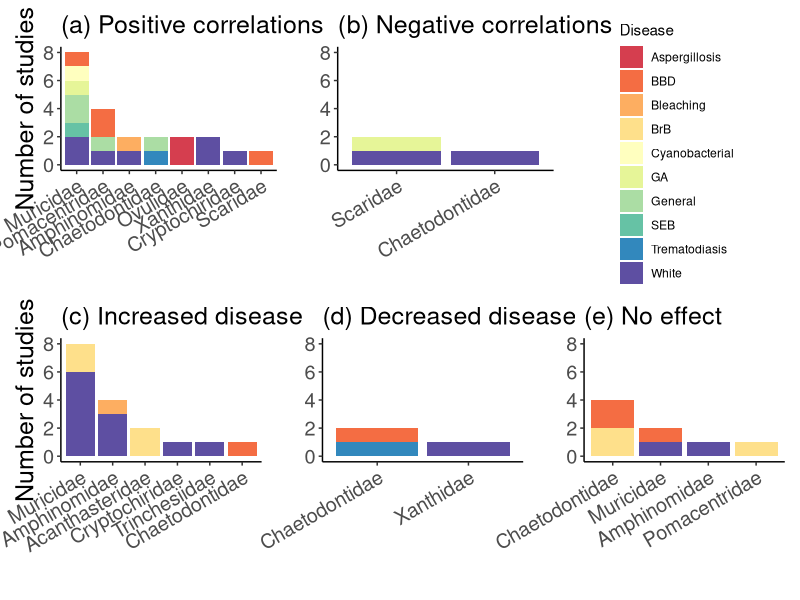

Write R code to recreate this figure.
## ---- chunk 1
knitr::opts_chunk$set(echo = TRUE)

# load packages
require(tidyverse) # data manipulation
require(here) # for relative paths
require(RColorBrewer) # for colors
require(patchwork) # combining figures
## ---- chunk 2
corallivores <- read_csv(here("data", "Taxa_effects.csv")) %>% 
  select(-starts_with(match = "X")) # get rid of extra columns read_csv can bring in
## ---- chunk 3
corr_effect <- corallivores %>% 
  filter(!is.na(Correlation)) %>% 
  filter(Correlation != "None") %>% # only look at the ones with a correlation
  filter(Disease_general != "Microbiome") %>% # don't want to use this because it's too general
  group_by(Corallivore_family, Disease_general) %>% 
  summarize(N_pos = sum(Correlation == "Positive"),
            N_neg = sum(Correlation == "Negative")) 

## ---- chunk 4
asp_col <- brewer.pal(n = 9, name = "Spectral")[1]
bbd_col <- brewer.pal(n = 9, name = "Spectral")[2]
blc_col <- brewer.pal(n = 9, name = "Spectral")[3]
brb_col <- brewer.pal(n = 9, name = "Spectral")[4]
cya_col <- brewer.pal(n = 9, name = "Spectral")[5]
ga_col <- brewer.pal(n = 9, name = "Spectral")[6]
gen_col <- brewer.pal(n = 9, name = "Spectral")[7]
seb_col <- brewer.pal(n = 9, name = "Spectral")[8]
trem_col <- brewer.pal(n = 9, name = "Spectral")[9]
whi_col <- brewer.pal(n = 11, name = "Spectral")[11]

## ---- chunk 5
# positive
corr_pos_plt <- corr_effect %>% 
  filter(N_pos != 0) %>% # only studies with a positive relationship found
  ggplot(aes(x = ordered(Corallivore_family, levels = c("Muricidae", "Pomacentridae", "Amphinomidae", "Chaetodontidae", "Ovulidae", "Xanthidae", "Cryptochiridae", "Scaridae")), 
             y = N_pos, 
             fill = Disease_general)) +
    geom_bar(stat = "identity") +
    theme_classic() +
    scale_fill_manual(name = "Disease",
                        values = c("Aspergillosis" = asp_col, "BBD" = bbd_col, "Bleaching" = blc_col, "Cyanobacterial" = cya_col, "GA" = ga_col, "General" = gen_col, "SEB" = seb_col, "Trematodiasis" = trem_col, "White" = whi_col, "BrB" = brb_col)) +
    theme(axis.text.x = element_text(angle = 30, hjust = 1), legend.position = "none")  +
  ggtitle("(a) Positive correlations") +
  xlab("") +
  ylab("Number of studies") +
  ylim(0, 8)
## ---- chunk 6
# negative
corr_neg_plt <- corr_effect %>% 
  filter(N_neg != 0) %>% 
  ggplot(aes(x = fct_rev(Corallivore_family), 
             y = N_neg, 
             fill = Disease_general)) +
    geom_bar(stat = "identity") +
    theme_classic() +
    scale_fill_manual(name = "Disease",
                        values = c("Aspergillosis" = asp_col, "BBD" = bbd_col, "Bleaching" = blc_col, "Cyanobacterial" = cya_col, "GA" = ga_col, "General" = gen_col, "SEB" = seb_col, "Trematodiasis" = trem_col, "White" = whi_col, "BrB" = brb_col)) +
    theme(axis.text.x = element_text(angle = 30, hjust = 1), legend.position = "none")  +
  ggtitle("(b) Negative correlations") +
  xlab("") +
  ylab("") +
  ylim(0, 8)
## ---- chunk 7
manip_effect <- corallivores %>% 
  filter(!is.na(Experimental_effect)) %>% # only studies 
  filter(Disease_general != "Microbiome") %>% # don't want to use this because it's too general
  group_by(Corallivore_family, Disease_general) %>% 
  summarize(N_inc = sum(Experimental_effect == "Increased"),
            N_dec = sum(Experimental_effect == "Decreased"),
            N_noeff = sum(Experimental_effect == "No effect")) 
## ---- chunk 8
# increased
manip_pos_plt <-manip_effect %>% 
  filter(N_inc != 0) %>% 
  ggplot(aes(x = ordered(Corallivore_family, 
                         levels = c("Muricidae", "Amphinomidae", "Acanthasteridae", "Cryptochiridae", "Trinchesiidae", "Chaetodontidae")), 
             y = N_inc, 
             fill = Disease_general)) +
    geom_bar(stat = "identity") +
    theme_classic() +
    scale_fill_manual(name = "Disease",
                        values = c("Aspergillosis" = asp_col, "BBD" = bbd_col, "Bleaching" = blc_col, "Cyanobacterial" = cya_col, "GA" = ga_col, "General" = gen_col, "SEB" = seb_col, "Trematodiasis" = trem_col, "White" = whi_col, "BrB" = brb_col)) +
    theme(axis.text.x = element_text(angle = 30, hjust = 1), legend.position = "none")  +
  ggtitle("(c) Increased disease") +
  xlab("") +
  ylab("Number of studies") +
  ylim(0, 8)
## ---- chunk 9
# decreased
manip_neg_plt <- manip_effect %>% 
  filter(N_dec != 0) %>% 
  ggplot(aes(x = Corallivore_family, 
             y = N_dec, 
             fill = Disease_general)) +
    geom_bar(stat = "identity") +
    theme_classic() +
    scale_fill_manual(name = "Disease",
                        values = c("Aspergillosis" = asp_col, "BBD" = bbd_col, "Bleaching" = blc_col, "Cyanobacterial" = cya_col, "GA" = ga_col, "General" = gen_col, "SEB" = seb_col, "Trematodiasis" = trem_col, "White" = whi_col, "BrB" = brb_col)) +
    theme(axis.text.x = element_text(angle = 30, hjust = 1), legend.position = "none")  +
  ggtitle("(d) Decreased disease") +
  xlab("") +
  ylab("") +
  ylim(0, 8)
## ---- chunk 10
# no effect
manip_noEff_plt <- manip_effect %>% 
  filter(N_noeff != 0) %>% 
  ggplot(aes(x = ordered(Corallivore_family,
                         levels = c("Chaetodontidae", "Muricidae", "Amphinomidae", "Pomacentridae")), 
             y = N_noeff, 
             fill = Disease_general)) +
    geom_bar(stat = "identity") +
    theme_classic() +
    scale_fill_manual(name = "Disease",
                        values = c("Aspergillosis" = asp_col, "BBD" = bbd_col, "Bleaching" = blc_col, "Cyanobacterial" = cya_col, "GA" = ga_col, "General" = gen_col, "SEB" = seb_col, "Trematodiasis" = trem_col, "White" = whi_col, "BrB" = brb_col)) +
    theme(axis.text.x = element_text(angle = 30, hjust = 1), legend.position = "none")  +
  ggtitle("(e) No effect") +
  xlab("") +
  ylab("") +
  ylim(0, 8)
## ---- chunk 11
# plot something with all of the colors (this is very sloppily done)
legend_plt <- corr_effect %>% 
  as.data.frame() %>% 
  add_row("Corallivore_family" = "Test", "Disease_general" = "BrB", "N_pos" = 8, "N_neg" = 8) %>% 
  ggplot(aes(x = Corallivore_family, 
             y = N_pos, 
             fill = Disease_general)) +
    geom_bar(stat = "identity") +
    theme_classic() +
    scale_fill_manual(name = "Disease",
                        values = c("Aspergillosis" = asp_col, "BBD" = bbd_col, "Bleaching" = blc_col, "Cyanobacterial" = cya_col, "GA" = ga_col, "General" = gen_col, "SEB" = seb_col, "Trematodiasis" = trem_col, "White" = whi_col, "BrB" = brb_col)) +
    theme(axis.text.x = element_text(angle = 30, hjust = 1))  +
  xlab("") +
  ylab("Number of studies") +
  ylim(0, 8)

# extract legend
# used code from: https://github.com/hadley/ggplot2/wiki/Share-a-legend-between-two-ggplot2-graphs
g_legend<-function(a.gplot){
  tmp <- ggplot_gtable(ggplot_build(a.gplot))
  leg <- which(sapply(tmp$grobs, function(x) x$name) == "guide-box")
  legend <- tmp$grobs[[leg]]
  return(legend)}

mylegend <- g_legend(legend_plt)
## ---- chunk 12
# pdf("Fig_2.pdf", height = 7.5, width = 11)

(corr_pos_plt + corr_neg_plt + mylegend) /
(manip_pos_plt + manip_neg_plt + manip_noEff_plt) & theme(text = element_text(size = 18), plot.title = element_text(size = 18))        


# dev.off()
